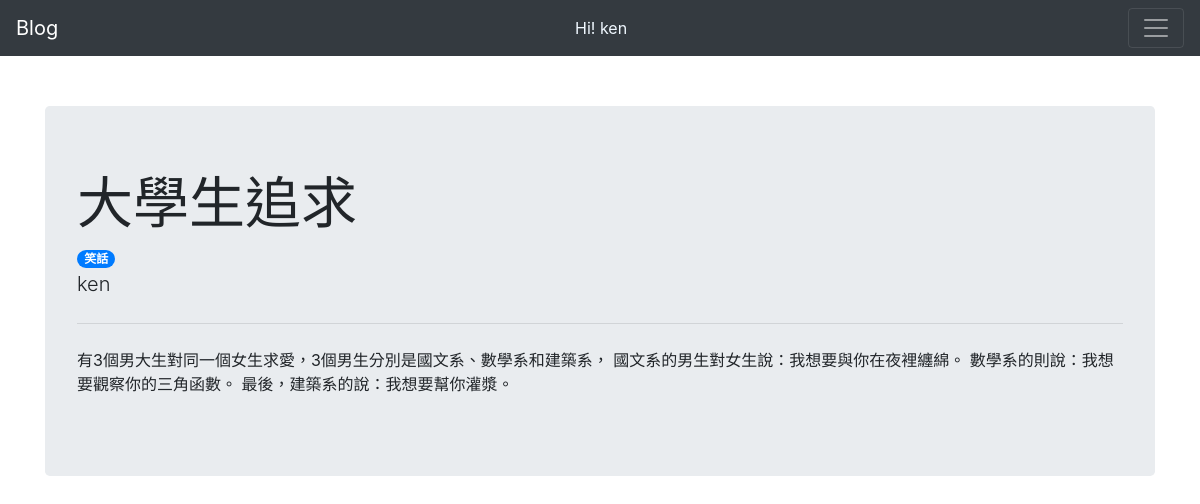
Page / (signed in) on the committed database.
### blog/models.py (models this page shows, shortened)
class User(models.Model):
    username = models.CharField(u'Username', max_length=50)
    account = models.CharField(u'Account', max_length=50)
    password = models.CharField(u'Password', max_length=255)

class Article(models.Model):
    content = models.TextField(u'Content')
    title = models.CharField(u'Title', max_length=50)
    category = models.ForeignKey('Category',on_delete=models.CASCADE, blank=True, null=True)
    account = models.ForeignKey('User',on_delete=models.CASCADE, blank=True, null=True)

class Category(models.Model):
    name = models.CharField(u'Name', max_length=50)

### blog/views.py (the view)
# urls.py: path('',index),
def index(request):
    context          = {}
    if request.session.get('is_login',None): #檢查session確定是否登入，不允許重複登入
        context['user'] =request.session.get('user_name')
        context['href1']='logout'
        context['href2']='manage'
        context['link1']='登出'
        context['link2']='管理'
    else:
        context['user'] =''
        context['href1']='login'
        context['href2']='register'
        context['link1']='登入'
        context['link2']='註冊'
    article_set = []
    for a in Article.objects.all():
        arti = a
        article_set.append(arti)
    context['article'] = article_set
    return render(request, 'index.html', context)

### templates/index.html
{%extends "base.html" %}
{% block mainbody %}
    {% for arti in article %}
        <div class="jumbotron">
        <h1 class="display-4">{{ arti.title }}</h1>
        <span class="badge badge-pill badge-primary">{{ arti.category.name }}</span>
        <p class="lead">{{ arti.account.username }}</p>
        <hr class="my-4">
        <p>{{ arti.content }}</p>
        </div>
    {% endfor %}
{% endblock %}

### templates/base.html (shortened to what this page needs)
{% load static from staticfiles %} {% static "css/homestyle.css" as css %}
<!DOCTYPE html>
<html lang="zh-TW">
<head>
    <link rel="stylesheet" href="https://stackpath.bootstrapcdn.com/bootstrap/4.1.1/css/bootstrap.min.css">
    <link rel="stylesheet" type="text/css" href="{{ css }}">
</head>
<body>
    <nav class="navbar navbar-dark bg-dark">
        <a class="navbar-brand" href="#">
            Blog
        </a>
        <div style="color:aliceblue;">Hi! {{ user }}</div>
        <button class="navbar-toggler" type="button" data-toggle="collapse" data-target="#navbarNav" aria-controls="navbarNav" aria-expanded="false" aria-label="Toggle navigation">
                <span class="navbar-toggler-icon"></span>
        </button>
    </nav>
    <div class="container">
    {% block mainbody %}
    {% endblock %}
    </div>
</body>
</html>

### static/css/homestyle.css (style rules this page uses)
.container { margin-top: 50px; }

### rows in the picture
User: username "ken"
Article: title "大學生追求", category.name "笑話", account.username "ken", content "有3個男大生對同一個女生求愛，3個男生分別是國文系、數學系和建築系， 國文系的男生對女生說：我想要與你在夜裡纏綿。 數學系的則說：我想要觀察你的三角函數。 最後，建築系的說：我想要幫你灌漿。"
